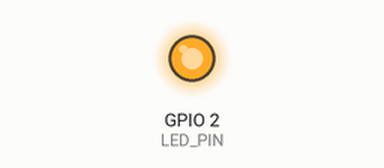
A sketch run on a simulated ESP32. Parts: output pins drawn as LEDs (lit = HIGH).

Above: at 0.15 s.
At 3.6 s:
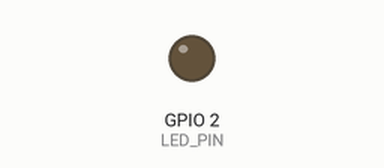
Timing chart, 0 to 5.9 s (numbered marks = the images above):
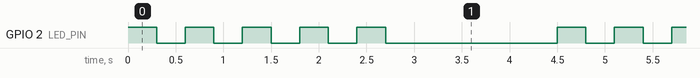

The sketch:

ejemploESP32confor.ino
```cpp
const int LED_PIN = 2; // Pin del LED

 void setup() {
 pinMode(LED_PIN, OUTPUT); // Configura el pin como salida
 }

 void loop() {
 for (int i = 1; i <= 5; i++) { // Repite exactamente 5 veces
 digitalWrite(LED_PIN, HIGH); // Enciende el LED
 delay(300); // Espera

 digitalWrite(LED_PIN, LOW); // Apaga el LED
 delay(300); // Espera
 }

 delay(1500); // Pausa antes de repetir la secuencia completa
 }
```

Measured:
- by itself, GPIO 2 (LED_PIN): repeats every 4.5 s: 4 × (LOW 0.30 s, HIGH 0.30 s), LOW 1.8 s, HIGH 0.30 s
- by itself, everything shown: repeats every 4.5 s, in 10 steps
